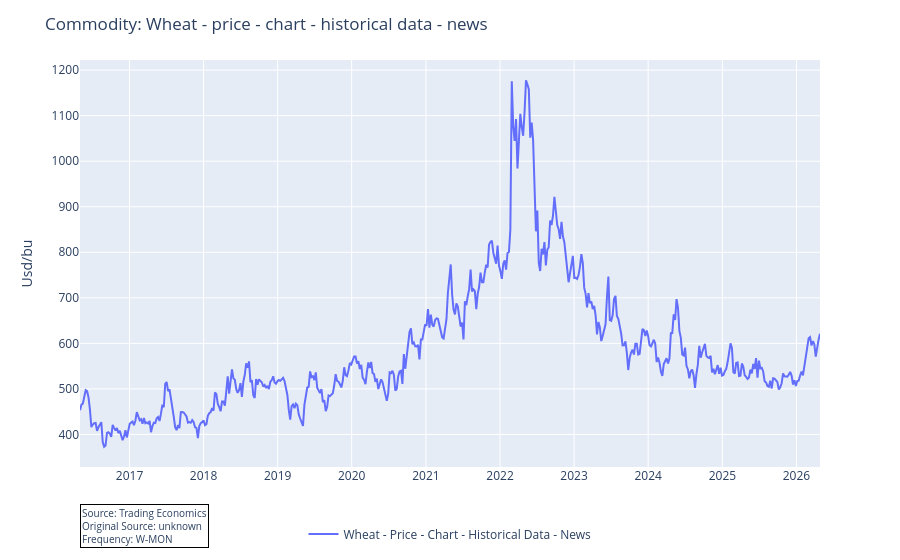

Notebook code cell kept with this figure:
### Code cell
chrome_search.get_data(0).plot_series()

### Figure 1 — Plotly figure (JSON) as saved in the notebook; plotly's stock layout.template omitted (floating-point values rounded to 4 significant figures; data arrays with more than 128 entries replaced by an {"elided": "..."} marker saying what was removed)
{"data": [{"hovertemplate": "variable=Wheat - Price - Chart - Historical Data - News<br>date=%{x}<br>value=%{y}<extra></extra>", "legendgroup": "Wheat - Price - Chart - Historical Data - News", "line": {"color": "#636efa", "dash": "solid"}, "marker": {"symbol": "circle"}, "mode": "lines", "name": "Wheat - Price - Chart - Historical Data - News", "orientation": "v", "showlegend": true, "type": "scatter", "x": {"elided": "522 str values"}, "xaxis": "x", "y": {"elided": "522 float values"}, "yaxis": "y"}], "layout": {"annotations": [{"align": "left", "bgcolor": "rgba(255, 255, 255, 0.8)", "bordercolor": "black", "borderwidth": 1, "font": {"size": 10}, "showarrow": false, "text": "Source: Trading Economics<br>Original Source: unknown<br>Frequency: W-MON<br>", "x": 0, "xanchor": "left", "xref": "paper", "y": -0.2, "yanchor": "bottom", "yref": "paper"}], "legend": {"orientation": "h", "title": {"text": ""}, "tracegroupgap": 0, "x": 0.5, "xanchor": "center", "y": -0.2, "yanchor": "bottom"}, "margin": {"t": 60}, "title": {"text": "Commodity: Wheat - price - chart - historical data - news"}, "xaxis": {"anchor": "y", "domain": [0, 1], "title": {"text": ""}}, "yaxis": {"anchor": "x", "domain": [0, 1], "title": {"text": "Usd/bu"}}}}
